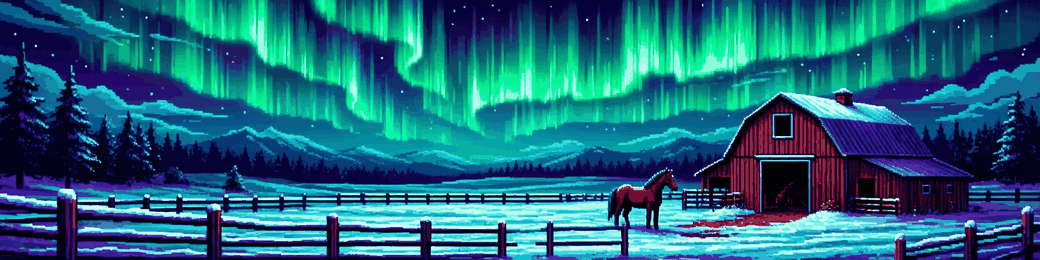
#> input picture mockups/brand/marquee/aurora.png, 1040 x 260 px, given in place of shape_shield.png, which was not available
$ python make_prestige.py
#> lines starting #> are read from the running program, lines starting #| are printed output that depends on the picture
### crest.py
"""Barn identity: names for the computer barns, and every barn's emblem (a shape, two colors and a device, drawn as SVG).
Basic shapes and devices are bought for cash; the trophy devices and the titles are only earned, never sold."""
import hashlib

PALETTE = ["#d8322f", "#1f4fbf", "#f2d233", "#1f8f3f", "#f3f3f3", "#1a1a1a", "#e67e22", "#8e44ad", "#e84393", "#16a085",
           "#7f5a3c", "#5ab7e6", "#c0c0c0", "#7a1f2b"]
# shape -> (price, SVG path in a 40x40 box)
SHAPES = {
    "shield": (0, "M4 4h32v14c0 10-8 16-16 19C12 34 4 28 4 18z"),
    "round": (250_000, "M20 2a18 18 0 1 0 0.01 0z"),
    "diamond": (250_000, "M20 1l19 19-19 19L1 20z"),
    "banner": (400_000, "M6 2h28v36l-14-8-14 8z"),
    "hex": (400_000, "M20 1l17 9.5v19L20 39 3 29.5v-19z"),
}
# device -> (price, glyph); the trophy devices are earned: (None, art file)
DEVICES = {
    "horse": (0, "♞"), "star": (250_000, "★"), "shoe": (250_000, "∩"), "diamond": (250_000, "♦"),
    "bolt": (400_000, "ϟ"), "heart": (400_000, "♥"), "moon": (400_000, "☾"), "clover": (500_000, "♣"),
    "letter": (750_000, "A"),                                  # any letter A-Z (em["letter"]); bought once, switched free
    "cup": (None, "cup"), "laurel": (None, "horseshoe"), "crown": (None, "crown"), "clock": (None, "clock"),
    "money": (None, "money"), "medal": (None, "medal"),
    "plaque": (None, "plaque"), "star": (None, "star"), "ribbon": (None, "ribbon"),
}
# what earns each trophy device, and the title that comes with it
EARNED = {"cup": "Stakes Winners", "laurel": "Crown Winners", "crown": "Champions", "clock": "Record Breakers",
          "money": "Millionaire Makers", "medal": "Hard Knockers",
          "plaque": "Track Champions", "star": "Invitational Winners", "ribbon": "Season Openers"}
EARN_HOW = {"cup": "win a stake", "laurel": "win a Crown final", "crown": "train a division champion", "clock": "set a course record",
            "money": "a horse that has earned $1M", "medal": "a horse with 25 wins",
            "plaque": "win a track's signature stake", "star": "win an Invitational", "ribbon": "win a season opener"}
RENAME_FEE = 1_000_000
EMBLEM_LICENSE = 2_000_000  # opens the emblem builder; until then a barn races in its silks
MARQUEE_FEE = 5_000_000  # the elite barns' marquee: bought once, kept for good
# scene -> (name, what unlocks it beyond the purchase, the colors of its glow: the ring other players see on your emblem)
SCENES = {"grandstand": ("Night Grandstand", None, "#fde68a,#f59e0b,#fff7cc,#b45309,#fde68a"),
          "gilded": ("Gilded Hall", None, "#fff3b0,#e8a33a,#8a5a12,#fff3b0"),
          "neon": ("Neon Tote", "clock", "#ff6b3d,#ffd23f,#ff2e63,#ff6b3d"),
          "aurora": ("Aurora Paddock", "career10m", "#5eead4,#a78bfa,#38bdf8,#5eead4"),
          "snow": ("Winter Meet", None, "#e0f2fe,#7dd3fc,#fbbf24,#e0f2fe"),
          "sunset": ("Golden Hour", "crown", "#fdba74,#f97316,#dc2626,#7c3aed,#fdba74")}
FRAMES = {"bulbs": ("Marquee bulbs", None), "brass": ("Engraved brass", None), "wood": ("Carved wood", None),
          "neon": ("Neon tube", "cup"), "diamond": ("Diamond", "laurel"), "chrome": ("Polished chrome", None)}
BULBS = {"gold": "#ffd36b", "white": "#fff8e6", "red": "#ff5a5a", "ice": "#7dd3fc", "emerald": "#4ade80"}  # or "barn": the barn's rim color
BULB_NAMES = {"gold": "Gold", "white": "White", "barn": "Barn colors", "red": "Ruby", "ice": "Ice blue", "emerald": "Emerald"}
FONTS = {"gilded": "Gilded Serif", "brass": "Engraved Brass", "neon": "Neon Script", "block": "Theater Block", "black": "Old Blackletter"}
NEEDS = {"clock": "set a course record", "cup": "win a stake", "laurel": "win a Crown final", "career10m": "$10M earned by your barn's horses", "crown": "train a division champion"}
MQ_DEFAULT = {"scene": "grandstand", "frame": "bulbs", "bulb": "gold", "font": "gilded", "shim": True, "shelf": []}
# The Marquee's ten Prestige tiers: one look (gilded nameplate, gold light, the track at night) that grows as the barn does.
# Each tier is reached in order once the barn's record meets its milestone, and is kept for good.
# tier: (name, milestone key, how many, scene (None: a plain plate), frame, shimmer, trophy slots, extra classes)
# trophy slots: one either side of the name, the rest (up to 6) in the shadow-box tray under it
PRESTIGE = [
    ("Nameplate", "buy", 1, None, "brass", False, 0, "pt-dim"),
    ("Spotlight", "stakes", 1, None, "brass", False, 0, "pt-spot"),
    ("Grandstand", "career", 2_500_000, "grandstand", "brass", False, 0, "pt-dusk"),
    ("Flashbulbs", "stakes", 10, "grandstand", "brass", False, 1, ""),
    ("Marquee Lights", "crowns", 1, "grandstand", "bulbs", False, 1, "pt-spill"),
    ("Homestretch", "titles", 1, "sunset", "bulbs", True, 2, "pt-spill pt-wreath"),
    ("Golden Hour", "records", 1, "sunset", "bulbs", True, 2, "pt-spill pt-wreath pt-embers"),
    ("Grand Marquee", "career", 10_000_000, "sunset", "bulbs", True, 8, "pt-spill pt-wreath pt-embers pt-rays pt-corners pt-tall"),
    ("Gold Halo", "crowns", 5, "gilded", "goldspin", True, 8, "pt-wreath pt-embers pt-rays pt-glow pt-sweep pt-corners pt-tall"),
    ("Dynasty", "titles", 6, "gilded", "goldspin", True, 8, "pt-wreath pt-embers pt-rays pt-glow pt-sweep pt-corners pt-tall pt-crown pt-dynasty"),
]
NUMERAL = "I II III IV V VI VII VIII IX X".split()


# [6 lines left out: function milestone, not called in this run]


def prestige(rec):
    """The highest tier a record reaches, climbing in order (rec: stakes, crowns, titles, records, career)."""
    t = 0
    for _, key, n, *_ in PRESTIGE:
        if key != "buy" and rec.get(key, 0) < n:
            break
        t += 1
    return t


def marquee_style(mq):
    """The glow colors a marquee lends its barn's emblem everywhere else."""
    return f"--mqs:{SCENES.get((mq or {}).get('scene'), SCENES['grandstand'])[2]}"


_A = ["Hollow Creek", "Iron Gate", "Maple Run", "Silver Birch", "Blackwater", "Cedar Ridge", "Fox Hill", "Willow Bend", "Stone Bridge",
      "Red Barn", "High Meadow", "Lantern", "Oak Hollow", "Crooked Fence", "Bluegrass", "Mill Pond", "Twin Elms", "Copper Kettle",
      "Juniper", "Harvest Moon", "Kingsley", "North Star", "Thistle Down", "Briar Patch", "Four Winds", "Sandy Lane", "Grey Fox",
      "Pinewood", "Old Orchard", "Riverside"]
_B = ["Stables", "Farm", "Racing", "Stable", "Acres", "Standardbreds"]


def _h(o):
    return int(hashlib.md5(f"barn{o}".encode()).hexdigest(), 16)


def ai_name(o):
    """A computer barn's permanent name: no two barns share one (30 x 6 names before any repeats)."""
    k = o % (len(_A) * len(_B))
    return f"{_A[k % len(_A)]} {_B[(k // len(_A) + k) % len(_B)]}"


# [6 lines left out: function ai_emblem, not called in this run]


def ai_silks(o):
    """A computer barn's silks, for good: two colors and a pattern from its number."""
    import emblem_art
    x = _h(o)
    c1 = PALETTE[x % len(PALETTE)]
    c2 = PALETTE[(x // 7 + 1 + x % len(PALETTE)) % len(PALETTE)]
    return {"pat": emblem_art.PATTERNS[x // 13 % len(emblem_art.PATTERNS)], "c1": c1, "c2": c2 if c2 != c1 else "#f3f3f3"}


DEFAULT = {"shape": "shield", "c1": "#1f4fbf", "c2": "#f2d233", "dev": "horse"}


def svg(em, size=32):
    """The emblem as a pixel-art image: the badge in color 1 with a metal rim (em["rim"]: iron, silver or gold, from Prestige),
    the device in color 2. Stored at 128px and scaled down smoothly by the browser."""
    import emblem_art
    if (em or {}).get("pat"):                                   # silks, not an emblem
        return f"<img class=crest src={emblem_art.render_silks(em)} width={size} height={size} alt=''>"
    em = {**DEFAULT, **(em or {})}
    return f"<img class=crest src={emblem_art.render(em, em.get('rim', 'iron'))} width={size} height={size} alt=''>"


KIND_DEVICE = {"signature": "plaque", "invitational": "star", "opener": "ribbon"}


# [21 lines left out: function earned, not called in this run]


assert len({ai_name(o) for o in range(180)}) == 180, "every computer barn its own name"
assert prestige({}) == 1 and prestige({"stakes": 10, "career": 3e6}) == 4 and prestige({"stakes": 99, "crowns": 9, "titles": 9, "records": 9, "career": 2e7}) == 10
assert len({str(ai_silks(o)) for o in range(180)}) > 120 and "pat" in ai_silks(3)
assert svg(DEFAULT).startswith("<img") and svg({"dev": "crown", "rim": "gold"}) != svg({"dev": "crown"})

### emblem_art.py
"""Pixel emblems: a badge (metal rim + field) and a device, recolored for each barn and cached as small PNGs.
Parts are SpriteCook pixel art (mockups/brand/emblem/parts: 64px badges, 40px devices, gray where the barn's color goes).
The rim's metal follows the barn's Prestige: iron, then silver from IV, gold from VII."""
import colorsys, hashlib, os
from PIL import Image

ROOT = os.path.dirname(os.path.abspath(__file__))
PARTS = os.path.join(ROOT, "mockups", "brand", "emblem", "parts")
CACHE = os.path.join(ROOT, "mockups", "brand", "emblem", "cache")
TROPHIES = os.path.join(ROOT, "mockups", "brand", "trophies")
TROPHY_FILE = {"cup": "cup", "laurel": "horseshoe", "crown": "crown", "clock": "clock", "money": "money", "medal": "medal",
               "plaque": "plaque", "star": "star", "ribbon": "ribbon"}
DEV = 32                                                     # the device's size on the 64px badge
OUT = 128                                                    # stored at 2x; the browser scales it down smoothly, so it stays sharp on phone screens


def _hex(c):
    return tuple(int(c[i:i + 2], 16) for i in (1, 3, 5))


def _gray(r, g, b):
    return max(r, g, b) - min(r, g, b) < 34                 # the field and device are drawn in grays; the rim is gold


def _lum(r, g, b):
    return (r * 299 + g * 587 + b * 114) / 255000


# [4 lines left out: function _tint, not called in this run]


def _metal(r, g, b, rim):
    if rim == "gold":
        return r, g, b
    h, l, s = colorsys.rgb_to_hls(r / 255, g / 255, b / 255)
    if rim == "silver":
        r2, g2, b2 = colorsys.hls_to_rgb(0.6, min(1, l * 1.12), 0.1)
    else:                                                    # iron: dark, a little warm
        r2, g2, b2 = colorsys.hls_to_rgb(0.07, l * 0.55, 0.14)
    return round(r2 * 255), round(g2 * 255), round(b2 * 255)


def _badge(em, rim):
    """The 64px emblem: field tinted color 1, rim in its metal, the device (color 2) centered on the field."""
    c1, c2 = _hex(em["c1"]), _hex(em["c2"])
    badge = Image.open(os.path.join(PARTS, f"shape_{em['shape']}.png")).convert("RGBA")
    out, field = [], []
    for i, (r, g, b, a) in enumerate(badge.getdata()):
        if not a:
            out.append((0, 0, 0, 0))
        elif _gray(r, g, b) and _lum(r, g, b) > 0.35:
            out.append((*_tint(_lum(r, g, b), c1), 255))
            field.append(divmod(i, badge.width))
        else:
            out.append((*_metal(r, g, b, rim), 255))
    badge.putdata(out)
    dev_name = f"letter_{em.get('letter') or 'A'}" if em["dev"] == "letter" else em["dev"]
    dp = os.path.join(PARTS, f"dev_{dev_name}.png")
    if os.path.exists(dp):
        dev = Image.open(dp).convert("RGBA")
        dev.putdata([(*_tint(_lum(r, g, b), c2), a) if a and _gray(r, g, b) and _lum(r, g, b) > 0.3 else (r, g, b, a)
                     for r, g, b, a in dev.getdata()])
    else:                                                    # a trophy device: its own art, not recolored
        dev = Image.open(os.path.join(TROPHIES, f"{TROPHY_FILE.get(em['dev'], 'cup')}.png")).convert("RGBA")
    dev = dev.crop(dev.getbbox())
    # everything at 2x: the pixel-art badge doubles exactly; the device scales smoothly (trophy art isn't on a 2x grid)
    badge = badge.resize((OUT, OUT), Image.NEAREST)
    k = 2 * DEV / max(dev.size)
    dev = dev.resize((max(1, round(dev.width * k)), max(1, round(dev.height * k))), Image.LANCZOS)
    cy = 2 * sum(y for y, _ in field) / len(field) if field else OUT / 2
    cx = 2 * sum(x for _, x in field) / len(field) if field else OUT / 2
    badge.alpha_composite(dev, (round(cx - dev.width / 2), round(cy - dev.height / 2)))
    return badge


def render(em, rim="gold"):
    """The emblem's PNG (one 128px image for every size shown), built once and cached; returns its path under /mock."""
    key = f"{em['shape']}|{em['c1']}|{em['c2']}|{em['dev']}{em.get('letter', '') if em['dev'] == 'letter' else ''}|{rim}|sc2"
    name = hashlib.md5(key.encode()).hexdigest()[:12] + ".png"
    path = os.path.join(CACHE, name)
    if not os.path.exists(path):
        os.makedirs(CACHE, exist_ok=True)
        _badge(em, rim).save(path)
#> the loop in _badge, `for i, (r, g, b, a) in enumerate(badge.getdata()):` made 270400 passes
#> (r, g, b, h in _metal, l in _metal, s in _metal, r2 in _metal, g2 in _metal) on passes 1 to 3: (8, 13, 70, 0.653, 0.153, 0.795, 0.0959, 0.0822), (6, 2, 57, 0.679, 0.116, 0.932, 0.0725, 0.0622), (6, 2, 53, 0.68, 0.108, 0.927, 0.0676, 0.058)
#> after the loop in _badge, `for i, (r, g, b, a) in enumerate(badge.getdata()):`: field = []; out = 270400 items
#> in _badge, `badge.putdata(out)`:
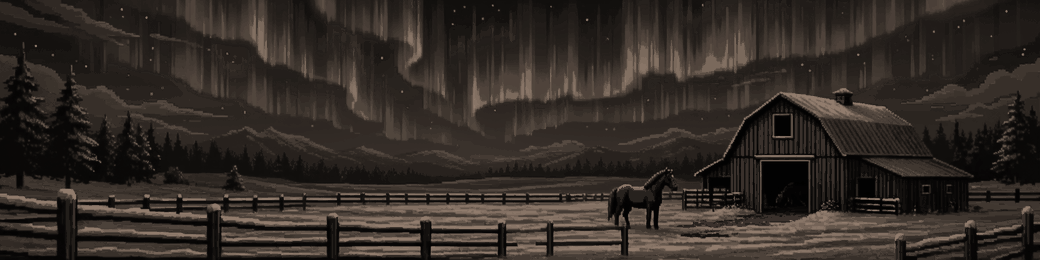
#> badge: PIL image 1040x260 RGBA; mean R, G, B, A 50.8, 43.6, 38.3, 255
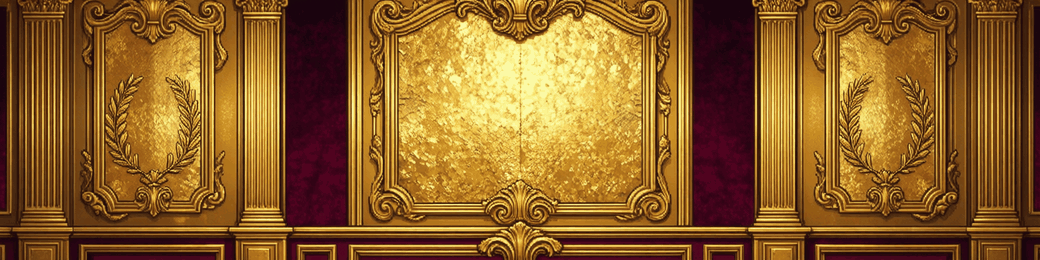
#> input picture mockups/brand/marquee/gilded.png, 1040 x 260 px, given in place of cup.png, which was not available
#> in _badge, `badge = badge.resize((OUT, OUT), Image.NEAREST)`:
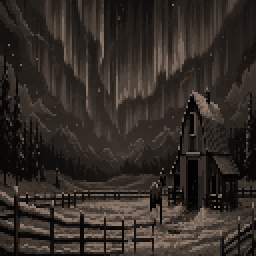
#> badge: PIL image 128x128 RGBA (shown 2 times larger); mean R, G, B, A 51.2, 43.9, 38.6, 255
#> in _badge, `dev = dev.resize((max(1, round(dev.width * k)), max(1, round(dev.heigh..`:
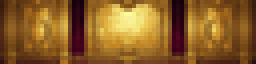
#> dev: PIL image 64x16 RGBA (shown 4 times larger); mean R, G, B, A 140.7, 96.2, 39, 255
#> in _badge, `cy = 2 * sum(y for y, _ in field) / len(field) if field else OUT / 2`: cy = 64
#> in _badge, `badge.alpha_composite(dev, (round(cx - dev.width / 2), round(cy - dev...`:
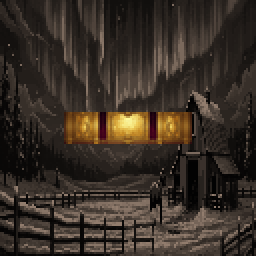
#> badge: PIL image 128x128 RGBA (shown 2 times larger); mean R, G, B, A 56.6, 47, 38.5, 255
    return "/mock/brand/emblem/cache/" + name


# ---- silks: every barn's stock colors, a pixel racing jacket in its two colors (the emblem builder is a paid license)
PATTERNS = ["plain", "hoops", "sash", "quartered", "chevron", "stars"]
_JACKET = [(8, 6), (13, 3), (19, 3), (24, 6), (31, 11), (28, 17), (24, 14), (24, 29), (8, 29), (8, 14), (4, 17), (1, 11)]   # a 32px grid


# [42 lines left out: functions _silks, render_silks, not called in this run]

### mockups/brand/marquee/make_prestige.py
"""Builds prestige.html: a mockup of the 10 Prestige tiers of the Marquee (python mockups/brand/marquee/make_prestige.py)."""
import os, sys
sys.path.insert(0, os.path.join(os.path.dirname(__file__), "..", "..", ".."))
import crest as CR
#> call 2 of _badge, with rim = 'gold'
#> the loop in _badge (call 2), `for i, (r, g, b, a) in enumerate(badge.getdata()):` made 270400 passes
#> (r, g, b) on passes 1 to 3: (8, 13, 70), (6, 2, 57), (6, 2, 53)
#> in _badge (call 2), `badge = badge.resize((OUT, OUT), Image.NEAREST)`:
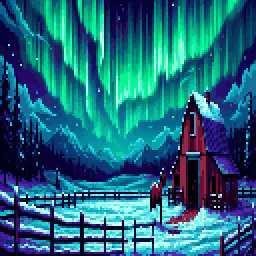
#> badge: PIL image 128x128 RGBA (shown 2 times larger); mean R, G, B, A 32, 103.4, 125.7, 255
#> in _badge (call 2), `badge.alpha_composite(dev, (round(cx - dev.width / 2), round(cy - dev...`:
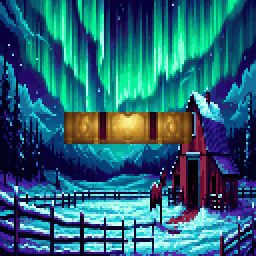
#> badge: PIL image 128x128 RGBA (shown 2 times larger); mean R, G, B, A 39.8, 100.6, 118.9, 255

EM = {"shape": "shield", "c1": "#1f4fbf", "c2": "#f2d233", "dev": "horse"}
NAME = "Spoon Hill Stables"
T = "/mock/brand/trophies/"
# one look that grows: the same gilded nameplate and gold light throughout; the early tiers add touches,
# from V on each tier is a step change (new gold scene, the emblem dressed up, rays, a taller banner, the crown)
# tier: (name, milestone, scene or None, frame, bulb, font, shimmer, trophies shown, extra classes)
TIERS = [
    ("Nameplate", "Buy the Marquee", None, "brass", "gold", "gilded", False, 0, "pt-dim"),
    ("Spotlight", "Win a stake", None, "brass", "gold", "gilded", False, 0, "pt-spot"),
    ("Grandstand", "$2.5M earned by your horses", "grandstand", "brass", "gold", "gilded", False, 0, "pt-dusk"),
    ("Flashbulbs", "10 stakes won", "grandstand", "brass", "gold", "gilded", False, 1, ""),
    ("Marquee Lights", "Win a Crown final", "grandstand", "bulbs", "gold", "gilded", False, 1, "pt-spill"),
    ("Gilded Hall", "Train a division champion", "gilded", "bulbs", "gold", "gilded", True, 2, "pt-spill pt-wreath"),
    ("Golden Hour", "Set a course record", "sunset", "bulbs", "gold", "gilded", True, 2, "pt-spill pt-wreath pt-embers"),
    ("Grand Marquee", "$10M earned by your horses", "sunset", "bulbs", "gold", "gilded", True, 3, "pt-spill pt-wreath pt-embers pt-rays pt-double pt-tall"),
    ("Gold Halo", "5 Crown finals won", "gilded", "goldspin", "gold", "gilded", True, 3, "pt-wreath pt-embers pt-rays pt-glow pt-sweep pt-tall"),
    ("Dynasty", "3 Horse of the Year titles", "sunset", "goldspin", "gold", "gilded", True, 3, "pt-wreath pt-embers pt-rays pt-glow pt-sweep pt-tall pt-crown px-dynasty"),
]
TROPHIES = ["cup", "horseshoe", "crown"]


def marquee(i, t):
    name, _, scene, frame, bulb, font, shim, n, extra = t
    bg = f"--bg:url(/mock/brand/marquee/{scene}.png)" if scene else "--bg:linear-gradient(#2a2016,#120d08)"
    imgs = [f"<img src={T}{k}.png alt=''>" for k in TROPHIES[:n]]
    return (f"<div class='mqx mqbig {'sc-' + scene if scene else 'sc-plain'} fr-{frame} {extra}' style='{bg};--bulb:{CR.BULBS[bulb]}'>"
            f"<i class=mqfx></i>{'<i class=mqboom></i>' if 'dynasty' in extra else ''}<span class='mqshelf l'>{''.join(imgs[0::2])}</span>"
            f"<div class=mqmid><span class=mqped>{CR.svg(EM, 56)}{f'<img class=pcrown src={T}crown.png alt=''>' if 'pt-crown' in extra else ''}</span>"
            f"{'<i class=pember></i>' if 'pt-embers' in extra else ''}"
            f"<span class='mqn nf-{font}{' shim' if shim else ''}' data-t='{NAME}'>{NAME}</span></div>"
            f"<span class='mqshelf r'>{''.join(imgs[1::2])}</span><b class=pxbadge>{'I II III IV V VI VII VIII IX X'.split()[i]}</b></div>")


rows = "".join(f"<section><div class=hd><b>Prestige {i + 1} · {t[0]}</b><span>{t[1]}</span></div>{marquee(i, t)}</section>" for i, t in enumerate(TIERS))
html = f"""<!doctype html><html><head><meta charset=utf-8><meta name=viewport content='width=device-width,initial-scale=1'>
<title>Marquee Prestige</title><link rel=stylesheet href=/mock/brand/marquee/marquee.css?v=3>
<link href='https://fonts.googleapis.com/css2?family=Barlow+Condensed:wght@600;800&display=swap' rel=stylesheet>
<style>
body{{margin:0;background:#0b0e16;color:#d7dceb;font:15px 'Barlow Condensed',sans-serif}}main{{max-width:760px;margin:0 auto;padding:16px}}
h1{{font-size:28px;letter-spacing:.06em;text-transform:uppercase;color:#ffd36b;margin:8px 0 4px}}p{{color:#9aa3b8;margin:0 0 14px}}
section{{margin:0 0 18px}}.hd{{display:flex;justify-content:space-between;gap:10px;margin-bottom:6px;font-size:16px}}.hd b{{color:#ffd36b;letter-spacing:.04em;text-transform:uppercase}}.hd span{{color:#9aa3b8}}
.pxbadge{{position:absolute!important;top:6px;right:10px;z-index:6!important;font:800 12px 'Cinzel',serif;color:#ffe9a8;text-shadow:0 1px 2px #000}}
.pt-spill:before{{content:'';position:absolute;inset:0;z-index:2;pointer-events:none;box-shadow:inset 0 0 26px #ffd36b88}}
.pt-wreath .mqped{{box-shadow:0 0 0 3px #e9cf86,0 0 0 5px #3a2a06,0 0 0 8px #a8701a,0 0 18px #ffd36baa}}
.pember{{position:absolute!important;inset:0;z-index:2!important;pointer-events:none;
  background:radial-gradient(circle,#ffd36b 0 1.4px,#0000 2.2px) 0 0/29px 23px,radial-gradient(circle,#fff3b0 0 1px,#0000 1.8px) 9px 5px/41px 37px;animation:pember 5s linear infinite}}
@keyframes pember{{to{{background-position:14px -92px,-20px -148px}}}}
.pt-rays .mqmid:before{{content:'';position:absolute;left:-60px;top:50%;width:200px;height:200px;margin-top:-100px;z-index:-1;border-radius:50%;
  background:repeating-conic-gradient(#ffd36b55 0 6deg,#0000 6deg 18deg);-webkit-mask:radial-gradient(#000 20%,#0000 68%);mask:radial-gradient(#000 20%,#0000 68%);animation:prays 14s linear infinite}}
.mqmid{{position:relative}}.sc-sunset{{background:linear-gradient(90deg,#000d,#000a 55%,#000d),var(--bg) center/cover,#05070d}}@keyframes prays{{to{{transform:rotate(360deg)}}}}
.pt-tall{{min-height:130px!important}}.pt-tall .mqn{{font-size:40px}}.pt-tall .mqped{{width:78px;height:78px}}.pt-tall .mqped .crest{{width:64px;height:64px}}
.mqped{{position:relative}}.pcrown{{position:absolute;width:34px;top:-24px;left:50%;margin-left:-17px;filter:drop-shadow(0 2px 3px #000)}}
.px-dynasty .mqboom:before,.px-dynasty .mqboom:after{{animation-iteration-count:infinite;animation-duration:2.4s}}
.pt-glow .mqn{{filter:drop-shadow(0 0 8px #ffd36b)}}
.pt-dim .mqn{{filter:saturate(.6) brightness(.85)}}
.pt-spot{{--bg:radial-gradient(ellipse at 50% 50%,#5a4320,#120d08 70%)!important}}
.pt-dusk{{background:linear-gradient(90deg,#000e,#000b 55%,#000d),var(--bg) center/cover!important}}.pt-dusk .mqfx{{display:none}}
.pt-sweep .mqfx:after{{background:linear-gradient(105deg,#0000 30%,#ffe9a866 47%,#fff9 50%,#ffe9a866 53%,#0000 70%) 0 0/50% 100% no-repeat;animation:mqsweep 4.5s ease-in-out infinite}}
.pt-double{{box-shadow:inset 0 0 0 9px #0000,inset 0 0 0 12px #e9cf86,inset 0 0 0 13px #000}}
.fr-goldspin:after{{border:6px solid;border-image:conic-gradient(from var(--ang),#fff6c8,#f2c14e,#a8701a,#fff6c8,#e8a33a,#7a5a1c,#fff6c8) 1;
  box-shadow:inset 0 0 14px #ffd36b66,0 0 12px #ffd36b88;animation:mqspin 3s linear infinite}}
.prog{{background:#151a28;border:1px solid #2a3148;padding:12px;margin:0 0 20px}}.bar{{height:10px;background:#05070d;margin:8px 0 4px}}.bar i{{display:block;height:100%;width:62%;background:linear-gradient(90deg,#b45309,#ffd36b)}}
</style></head><body><main>
<h1>Marquee Prestige</h1>
<p>Mockup. The Marquee grows with the barn: each milestone graduates it one tier, from a plain plate to the Dynasty marquee. One look throughout (the gilded nameplate, gold light, the grandstand); each tier adds to the one before. The owner only chooses which unlocked tier to display and which trophies sit on the shelf.</p>
<div class=prog><b style='color:#ffd36b'>PRESTIGE 4 · FLASHBULBS</b> &nbsp;Next: Marquee Lights, win a Crown final<div class=bar><i></i></div><span style='color:#9aa3b8'>The progress bar a player would see on the Emblem page.</span></div>
{rows}</main><script>document.querySelectorAll('.mqn').forEach(n=>{{let z=parseFloat(getComputedStyle(n).fontSize);while(n.scrollWidth>n.clientWidth&&z>11)n.style.fontSize=(z-=1)+'px'}})</script></body></html>"""
open(os.path.join(os.path.dirname(__file__), "prestige.html"), "w", encoding="utf-8").write(html)
print("ok")
